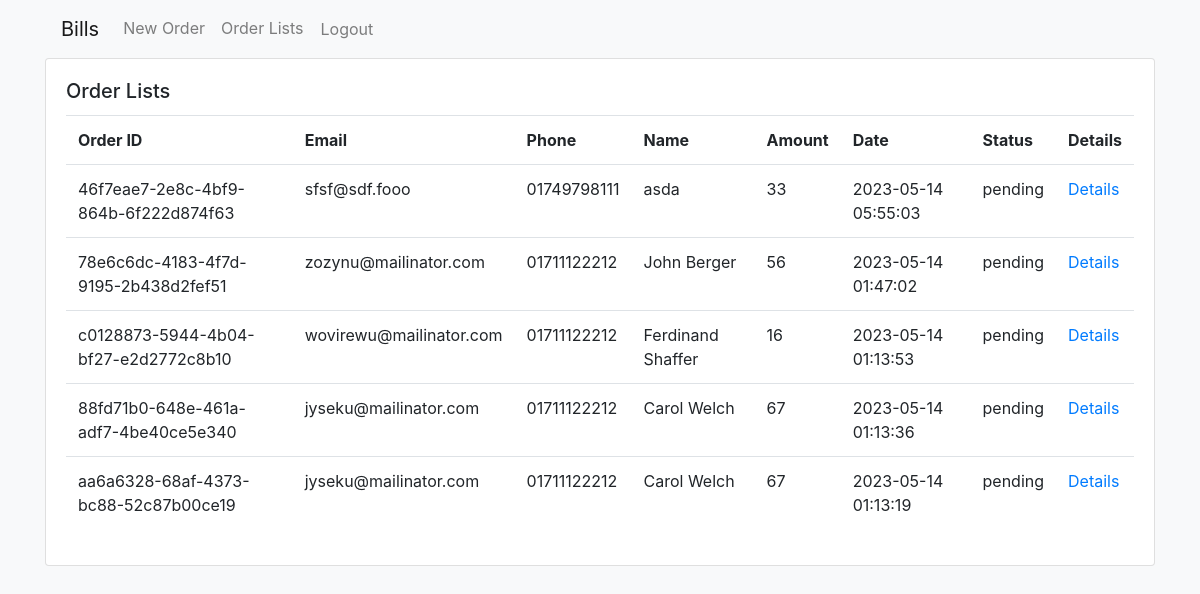
Screenshot of /order-list.php (signed in) with the database file from the repository.
### tables this page shows
CREATE TABLE `orders` (
  `id` bigint UNSIGNED NOT NULL,
  `order_id` varchar(64) NOT NULL,
  `phone` varchar(191) NOT NULL,
  `name` varchar(191) NOT NULL,
  `email` varchar(191) NOT NULL,
  `address` text NOT NULL,
  `status` int NOT NULL DEFAULT '1',
  `is_paid` tinyint DEFAULT '0',
  `invoice` varchar(16) DEFAULT NULL,
  `product` varchar(191) NOT NULL,
  `description` varchar(300) DEFAULT NULL,
  `amount` double(14,4) NOT NULL,
  `currency` varchar(5) NOT NULL,
  `created_at` datetime DEFAULT CURRENT_TIMESTAMP,
  `updated_at` datetime DEFAULT CURRENT_TIMESTAMP ON UPDATE CURRENT_TIMESTAMP
);

### public/layouts/admin-header.php (called while the page is built, shortened)
<?php
include_once './layouts/header.php';
include_once './layouts/nav.php';
?>

### app/Services/OrderDetailsService.php (called while the page is built, shortened)
<?php
class OrderDetailsService
{
    public static function getAll(): ?array
    {
        $db = new DatabaseService;
        $pdo = $db->getPDO();
        $stmt = $pdo->prepare('SELECT * FROM orders ORDER BY id DESC');
        $stmt->execute();
        $data = $stmt->fetchAll();
        return $data;
    }
}

### app/Actions/OrderDetailsAction.php (called while the page is built, shortened)
<?php
class OrderDetailsAction
{
    public static function getOrders():?array
    {
        return OrderDetailsService::getAll();
    }
}

### app/Helper/Str.php (called while the page is built, shortened)
<?php
class Str
{
    public static function orderStatus(int $status): string
    {
        $data = [
            0 => 'pending',
            1 => 'paid',
            2 => 'fulfilled',
            3 => 'refund',
        ];
        return isset($data[$status]) ? $data[$status] : 'N/A';
    }
}

### public/order-list.php (the view, shortened to what this page needs)
<?php
$orders = OrderDetailsAction::getOrders();
include_once './layouts/admin-header.php'; ?>
<div class="card">
  <div class="card-body">
    <h5 class="card-title">Order Lists</h5>
    <table class="table" id="list">
      <tr>
        <th>Order ID</th>
        <th>Email</th>
        <th>Phone</th>
        <th>Name</th>
        <th>Amount</th>
        <th>Date</th>
        <th>Status</th>
        <th>Details</th>
      </tr>
      <?php if (is_null($orders)) : ?>
        <tr>
          <td colspan="8" class="text-center">No order found</td>
        </tr>
      <?php else : ?>
        <?php foreach ($orders as $order) : ?>
          <tr>
            <td><?php echo $order['order_id'] ?></td>
            <td><?php echo $order['email'] ?></td>
            <td><?php echo $order['phone'] ?></td>
            <td><?php echo $order['name'] ?></td>
            <td><?php echo $order['amount'] ?></td>
            <td><?php echo $order['created_at'] ?></td>
            <td><?php echo Str::orderStatus($order['status']) ?></td>
            <td><a href="/order-details.php?order=<?php echo $order['order_id'] ?>">Details</a></td>
          </tr>
        <?php endforeach; ?>
      <?php endif; ?>
    </table>
  </div>
</div>
<?php include_once './layouts/footer.php'; ?>

### public/layouts/header.php (shortened to what this page needs)
<!DOCTYPE html>
<html>
<head>
  <link rel="stylesheet" href="https://maxcdn.bootstrapcdn.com/bootstrap/4.0.0/css/bootstrap.min.css" />
  <link rel="stylesheet" href="https://cdn.datatables.net/1.13.4/css/jquery.dataTables.min.css" />
  <link rel="stylesheet" href="../assets/css/style.css" />
</head>
<body class="bg-light">
  <div class="container">

### public/layouts/nav.php (shortened to what this page needs)
<nav class="navbar navbar-expand-lg navbar-light bg-light">
  <a class="navbar-brand" href="/">Bills</a>
  <div class="collapse navbar-collapse" id="navbarNav">
    <ul class="navbar-nav">
      <li class="nav-item">
        <a class="nav-link" href="/">New Order</a>
      </li>
      <li class="nav-item">
        <a class="nav-link" href="/order-list.php">Order Lists</a>
      </li>
      <li class="nav-item">
        <form method="post">
          <input type="submit" class="nav-link btn bg-none" name="logoutBtn" value="Logout">
        </form>
      </li>
    </ul>
  </div>
</nav>

### public/layouts/footer.php
</div>
</body>
</html>

### public/assets/css/style.css (style rules this page uses)
.bg-none { background-color: unset; }

### rows the page displays
orders: order "46f7eae7-2e8c-4bf9-864b-6f222d874f63", email "sfsf@sdf.fooo", phone "01749798111", name "asda", amount "33", created_at "2023-05-14 05:55:03", status "pending"
orders: order "78e6c6dc-4183-4f7d-9195-2b438d2fef51", email "zozynu@mailinator.com", phone "01711122212", name "John Berger", amount "56", created_at "2023-05-14 01:47:02", status "pending"
orders: order "c0128873-5944-4b04-bf27-e2d2772c8b10", email "wovirewu@mailinator.com", phone "01711122212", name "Ferdinand Shaffer", amount "16", created_at "2023-05-14 01:13:53", status "pending"
orders: order "88fd71b0-648e-461a-adf7-4be40ce5e340", email "jyseku@mailinator.com", phone "01711122212", name "Carol Welch", amount "67", created_at "2023-05-14 01:13:36", status "pending"
orders: order "aa6a6328-68af-4373-bc88-52c87b00ce19", email "jyseku@mailinator.com", phone "01711122212", name "Carol Welch", amount "67", created_at "2023-05-14 01:13:19", status "pending"
